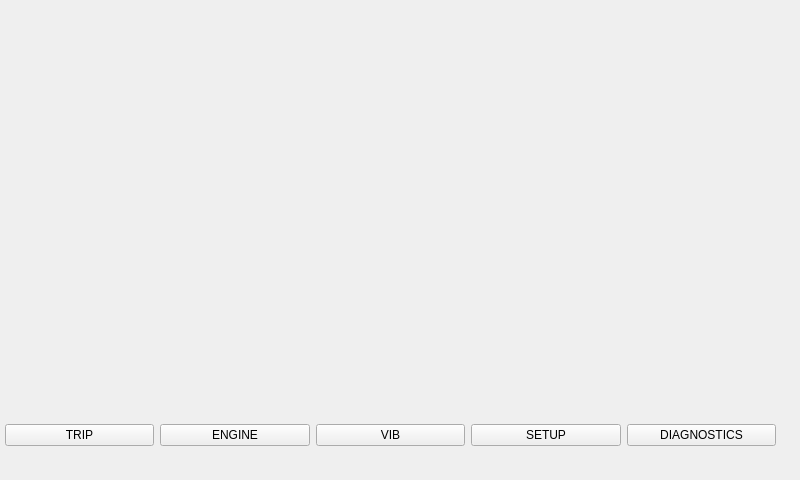
<?xml version="1.0" encoding="UTF-8"?>
<ui version="4.0">
 <class>Home</class>
 <widget class="QWidget" name="Home">
  <property name="geometry">
   <rect>
    <x>0</x>
    <y>0</y>
    <width>800</width>
    <height>480</height>
   </rect>
  </property>
  <property name="windowTitle">
   <string>Form</string>
  </property>
  <widget class="QStackedWidget" name="stackedWidget">
   <property name="geometry">
    <rect>
     <x>0</x>
     <y>0</y>
     <width>782</width>
     <height>462</height>
    </rect>
   </property>
   <property name="styleSheet">
    <string notr="true"/>
   </property>
   <widget class="QWidget" name="page_3">
    <widget class="QWidget" name="layoutWidget_3">
     <property name="geometry">
      <rect>
       <x>5</x>
       <y>422</y>
       <width>771</width>
       <height>27</height>
      </rect>
     </property>
     <layout class="QHBoxLayout" name="horizontalLayout_3">
      <item>
       <widget class="QPushButton" name="pushButton_11">
        <property name="styleSheet">
         <string notr="true"/>
        </property>
        <property name="text">
         <string>TRIP</string>
        </property>
       </widget>
      </item>
      <item>
       <widget class="QPushButton" name="pushButton_12">
        <property name="text">
         <string>ENGINE</string>
        </property>
       </widget>
      </item>
      <item>
       <widget class="QPushButton" name="pushButton_13">
        <property name="text">
         <string>VIB</string>
        </property>
       </widget>
      </item>
      <item>
       <widget class="QPushButton" name="pushButton_14">
        <property name="text">
         <string>SETUP</string>
        </property>
       </widget>
      </item>
      <item>
       <widget class="QPushButton" name="pushButton_15">
        <property name="styleSheet">
         <string notr="true"/>
        </property>
        <property name="text">
         <string>DIAGNOSTICS</string>
        </property>
       </widget>
      </item>
     </layout>
    </widget>
   </widget>
  </widget>
 </widget>
 <resources/>
 <connections/>
</ui>
